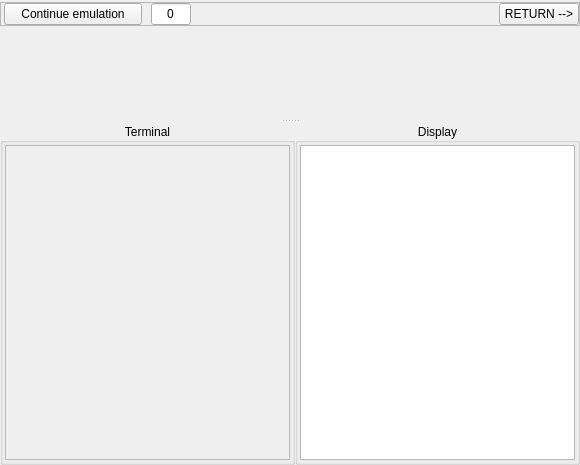
<?xml version="1.0" encoding="UTF-8"?>
<ui version="4.0">
 <class>Form</class>
 <widget class="QWidget" name="Form">
  <property name="geometry">
   <rect>
    <x>0</x>
    <y>0</y>
    <width>580</width>
    <height>465</height>
   </rect>
  </property>
  <property name="minimumSize">
   <size>
    <width>580</width>
    <height>465</height>
   </size>
  </property>
  <property name="windowTitle">
   <string>Place</string>
  </property>
  <layout class="QVBoxLayout" name="verticalLayout">
   <property name="spacing">
    <number>0</number>
   </property>
   <property name="leftMargin">
    <number>0</number>
   </property>
   <property name="topMargin">
    <number>2</number>
   </property>
   <property name="rightMargin">
    <number>0</number>
   </property>
   <property name="bottomMargin">
    <number>0</number>
   </property>
   <item>
    <widget class="QFrame" name="panel">
     <property name="minimumSize">
      <size>
       <width>580</width>
       <height>0</height>
      </size>
     </property>
     <property name="layoutDirection">
      <enum>Qt::LeftToRight</enum>
     </property>
     <property name="frameShape">
      <enum>QFrame::StyledPanel</enum>
     </property>
     <property name="frameShadow">
      <enum>QFrame::Raised</enum>
     </property>
     <layout class="QHBoxLayout" name="top_layout">
      <property name="spacing">
       <number>0</number>
      </property>
      <property name="sizeConstraint">
       <enum>QLayout::SetMinAndMaxSize</enum>
      </property>
      <property name="leftMargin">
       <number>3</number>
      </property>
      <property name="topMargin">
       <number>0</number>
      </property>
      <property name="rightMargin">
       <number>0</number>
      </property>
      <property name="bottomMargin">
       <number>0</number>
      </property>
      <item>
       <layout class="QHBoxLayout" name="top_left">
        <property name="spacing">
         <number>5</number>
        </property>
        <item alignment="Qt::AlignLeft">
         <widget class="QPushButton" name="switch_emul">
          <property name="cursor">
           <cursorShape>PointingHandCursor</cursorShape>
          </property>
          <property name="focusPolicy">
           <enum>Qt::NoFocus</enum>
          </property>
          <property name="text">
           <string>    Continue emulation    </string>
          </property>
          <property name="checkable">
           <bool>true</bool>
          </property>
          <property name="checked">
           <bool>false</bool>
          </property>
          <property name="default">
           <bool>false</bool>
          </property>
          <property name="flat">
           <bool>false</bool>
          </property>
         </widget>
        </item>
        <item alignment="Qt::AlignLeft">
         <widget class="QLineEdit" name="delay">
          <property name="maximumSize">
           <size>
            <width>40</width>
            <height>16777215</height>
           </size>
          </property>
          <property name="focusPolicy">
           <enum>Qt::ClickFocus</enum>
          </property>
          <property name="text">
           <string>0</string>
          </property>
          <property name="alignment">
           <set>Qt::AlignCenter</set>
          </property>
         </widget>
        </item>
       </layout>
      </item>
      <item>
       <layout class="QHBoxLayout" name="horizontalLayout_4">
        <item alignment="Qt::AlignRight">
         <widget class="QPushButton" name="return_btn">
          <property name="cursor">
           <cursorShape>PointingHandCursor</cursorShape>
          </property>
          <property name="text">
           <string>RETURN --&gt;</string>
          </property>
         </widget>
        </item>
       </layout>
      </item>
     </layout>
    </widget>
   </item>
   <item>
    <widget class="QSplitter" name="splitter">
     <property name="orientation">
      <enum>Qt::Vertical</enum>
     </property>
     <widget class="QScrollArea" name="top">
      <property name="minimumSize">
       <size>
        <width>0</width>
        <height>93</height>
       </size>
      </property>
      <property name="baseSize">
       <size>
        <width>0</width>
        <height>0</height>
       </size>
      </property>
      <property name="frameShape">
       <enum>QFrame::Panel</enum>
      </property>
      <property name="lineWidth">
       <number>0</number>
      </property>
      <property name="horizontalScrollBarPolicy">
       <enum>Qt::ScrollBarAlwaysOff</enum>
      </property>
      <property name="widgetResizable">
       <bool>true</bool>
      </property>
      <property name="alignment">
       <set>Qt::AlignCenter</set>
      </property>
      <widget class="QWidget" name="scrollAreaWidgetContents_2">
       <property name="geometry">
        <rect>
         <x>0</x>
         <y>0</y>
         <width>580</width>
         <height>93</height>
        </rect>
       </property>
       <layout class="QGridLayout" name="windows_place">
        <property name="leftMargin">
         <number>5</number>
        </property>
        <property name="topMargin">
         <number>5</number>
        </property>
        <property name="rightMargin">
         <number>5</number>
        </property>
        <property name="bottomMargin">
         <number>5</number>
        </property>
       </layout>
      </widget>
     </widget>
     <widget class="QFrame" name="bottom">
      <property name="minimumSize">
       <size>
        <width>0</width>
        <height>85</height>
       </size>
      </property>
      <layout class="QHBoxLayout" name="horizontalLayout_2">
       <property name="spacing">
        <number>0</number>
       </property>
       <property name="leftMargin">
        <number>0</number>
       </property>
       <property name="topMargin">
        <number>0</number>
       </property>
       <property name="rightMargin">
        <number>0</number>
       </property>
       <property name="bottomMargin">
        <number>0</number>
       </property>
       <item>
        <widget class="QSplitter" name="splitter2">
         <property name="orientation">
          <enum>Qt::Horizontal</enum>
         </property>
         <property name="handleWidth">
          <number>0</number>
         </property>
         <widget class="QGroupBox" name="groupBox">
          <property name="title">
           <string>Terminal</string>
          </property>
          <property name="alignment">
           <set>Qt::AlignCenter</set>
          </property>
          <property name="flat">
           <bool>true</bool>
          </property>
          <layout class="QHBoxLayout" name="horizontalLayout">
           <property name="spacing">
            <number>0</number>
           </property>
           <property name="leftMargin">
            <number>2</number>
           </property>
           <property name="topMargin">
            <number>2</number>
           </property>
           <property name="rightMargin">
            <number>2</number>
           </property>
           <property name="bottomMargin">
            <number>2</number>
           </property>
           <item>
            <widget class="QScrollArea" name="bottom_area">
             <property name="minimumSize">
              <size>
               <width>265</width>
               <height>0</height>
              </size>
             </property>
             <property name="horizontalScrollBarPolicy">
              <enum>Qt::ScrollBarAlwaysOff</enum>
             </property>
             <property name="widgetResizable">
              <bool>true</bool>
             </property>
             <widget class="QWidget" name="scrollAreaWidgetContents">
              <property name="geometry">
               <rect>
                <x>0</x>
                <y>0</y>
                <width>287</width>
                <height>317</height>
               </rect>
              </property>
              <layout class="QGridLayout" name="terminal">
               <property name="spacing">
                <number>6</number>
               </property>
              </layout>
             </widget>
            </widget>
           </item>
          </layout>
         </widget>
         <widget class="QGroupBox" name="groupBox_2">
          <property name="title">
           <string>Display</string>
          </property>
          <property name="alignment">
           <set>Qt::AlignCenter</set>
          </property>
          <property name="flat">
           <bool>true</bool>
          </property>
          <layout class="QHBoxLayout" name="horizontalLayout_3">
           <property name="leftMargin">
            <number>2</number>
           </property>
           <property name="topMargin">
            <number>2</number>
           </property>
           <property name="rightMargin">
            <number>2</number>
           </property>
           <property name="bottomMargin">
            <number>2</number>
           </property>
           <item>
            <widget class="QListWidget" name="display">
             <property name="enabled">
              <bool>true</bool>
             </property>
             <property name="minimumSize">
              <size>
               <width>125</width>
               <height>0</height>
              </size>
             </property>
             <property name="cursor" stdset="0">
              <cursorShape>ArrowCursor</cursorShape>
             </property>
             <property name="focusPolicy">
              <enum>Qt::NoFocus</enum>
             </property>
             <property name="horizontalScrollBarPolicy">
              <enum>Qt::ScrollBarAlwaysOff</enum>
             </property>
             <property name="editTriggers">
              <set>QAbstractItemView::NoEditTriggers</set>
             </property>
             <property name="showDropIndicator" stdset="0">
              <bool>false</bool>
             </property>
             <property name="selectionMode">
              <enum>QAbstractItemView::SingleSelection</enum>
             </property>
             <property name="selectionBehavior">
              <enum>QAbstractItemView::SelectRows</enum>
             </property>
            </widget>
           </item>
          </layout>
         </widget>
        </widget>
       </item>
      </layout>
     </widget>
    </widget>
   </item>
  </layout>
 </widget>
 <resources/>
 <connections/>
</ui>
